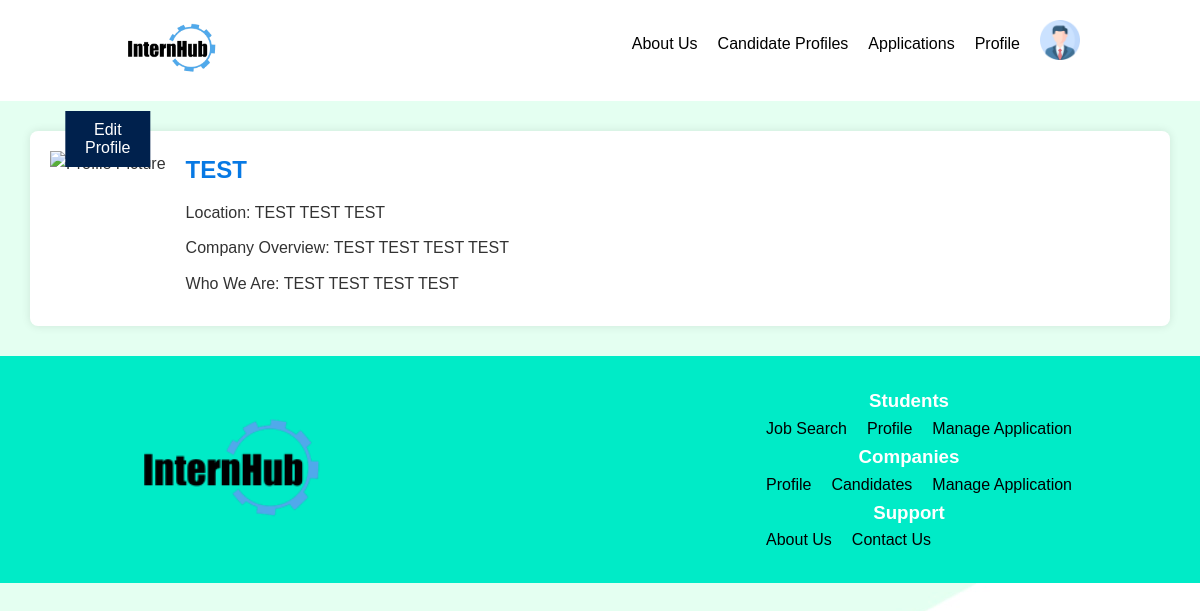
Screenshot of /InternHub/profile_company.php?id=1 with the database file from the repository.
### tables this page shows
CREATE TABLE `company_table` (
  `company_id` int(11) NOT NULL,
  `company_name` varchar(50) NOT NULL,
  `company_location` varchar(300) NOT NULL,
  `companyOverview` text NOT NULL,
  `whoWeAre` text NOT NULL,
  `profilePicture` varchar(255) NOT NULL
);

### InternHub/profile_company.php (the view, shortened to what this page needs)
<?php
$servername = "localhost";
$username = "root";
$password = "";
$dbname = "internhub_database";
$conn = new mysqli($servername, $username, $password, $dbname);
if (isset($_GET['id'])) {
    $company_id = $_GET['id'];
    $sql = "SELECT * FROM company_table WHERE company_id = $company_id";
    $result = $conn->query($sql);
    if ($result) {
        if ($result->num_rows > 0) {
            $row = $result->fetch_assoc();
            $companyName = $row['company_name'];
            $location = $row['company_location'];
            $companyOverview = $row['companyOverview'];
            $whoWeAre = $row['whoWeAre'];
        } else {
            $companyName = "Company not found";
            $location = "";
            $profilePicture = "";
            $companyOverview = "";
            $whoWeAre = "";
        }
    } else {
        echo "Error: " . $conn->error;
    }
} else {
    echo "Company ID not provided.";
}
?>
<!DOCTYPE html>
<html lang="en">
<head>
    <link rel="stylesheet" href="CSS/profile_company.css">
</head>
<body>
    <header>
        <div class="container">
            <img src="images/logo.png" alt="Job Seeker" class="logo">
            <nav>
                <ul>
                    <li><a href="aboutus_company.php">About Us</a></li>
                    <li><a href="findcandidate_company.php">Candidate Profiles</a></li>
                    <li><a href="manageapplication_company.php">Applications</a></li>
                    <li><a href="profile_company.php">Profile</a></li>
                    <div class="dropdown">
                        <a href="#" class="dropbtn"><img src="images/profile.png" alt="Profile" class="signin-img"></a>
                    </div>
                </ul>
            </nav>
        </div>
    </header>
    <div class="profile-container">
        <div class="profile-picture-container">
            <div class="button-container">
                <button class="edit-profile-button" onclick="window.location.href='editprofile_company.php?id=<?php echo $company_id; ?>'">Edit Profile</button>
            </div>
        </div>
        <div class="profile-details">
            <h2><?php echo $companyName; ?></h2>
            <p>Location: <?php echo $location; ?></p>
            <p>Company Overview: <?php echo $companyOverview; ?></p>
            <p>Who We Are: <?php echo $whoWeAre; ?></p>
        </div>
    </div>
    <footer>
        <div class="container">
            <div class="footer-content">
                <div class="footer-logo">
                    <img src="images/logo.png" alt="Job Seeker">
                </div>
                <nav class="footer-links">
                    <div class="footer-section">
                        <h3>Students</h3>
                        <ul>
                            <li><a href="findjob_notlogin.php">Job Search</a></li>
                            <li><a href="signin.php">Profile</a></li>
                            <li><a href="signin.php">Manage Application</a></li>
                        </ul>
                    </div>
                    <div class="footer-section">
                        <h3>Companies</h3>
                        <ul>
                            <li><a href="profile_company.php">Profile</a></li>
                            <li><a href="findcandidate_company.php">Candidates</a></li>
                            <li><a href="manageapplication_company.php">Manage Application</a></li>
                        </ul>
                    </div>
                    <div class="footer-section">
                        <h3>Support</h3>
                        <ul>
                            <li><a href="aboutus_company.php">About Us</a></li>
                            <li><a href="contactus_company.php">Contact Us</a></li>
                        </ul>
                    </div>
                </nav>
            </div>
        </div>
    </footer>
</body>
</html>

### InternHub/CSS/profile_company.css (style rules this page uses)
* { margin: 0; padding: 0; box-sizing: border-box; }
body { font-family: Arial, sans-serif; line-height: 1.6; background-color: #f4f4f4; color: #333; }
.container { width: 80%; margin: 0 auto; overflow: hidden; }
header { background: #FFFFFF; color: #000000; padding: 20px 0; }
.logo { width: 100px; }
nav { float: right; }
nav ul { list-style: none; display: flex; align-items: center; }
nav ul li { display: inline; margin-left: 20px; }
nav ul li a { color: #000; text-decoration: none; text-align: center; }
.signin-img { width: 60px; height: auto; padding-left: 20px; }
.dropdown { position: relative; }
body { background-image: url('images/background2.jpeg'); }
.profile-container { display: flex; justify-content: space-between; align-items: flex-start; margin: 30px; background: #fff; padding: 20px; border-radius: 8px; box-shadow: 0 0 10px rgba(0,0,0,0.1); }
.profile-picture-container { position: relative; }
.button-container { position: absolute; bottom: 10px; left: 50%; transform: translateX(-50%); }
.edit-profile-button { z-index: 10; cursor: pointer; display: block; background-color: #00214D; border: none; color: white; padding: 10px 20px; text-align: center; text-decoration: none; font-size: 16px; cursor: pointer; }
.profile-details { flex: 2; margin-left: 20px; }
.profile-details h2 { margin-bottom: 10px; color: #0779e4; }
.profile-details p { margin-bottom: 10px; }
footer { background: #00EBC7; color: #fff; padding: 30px 10px; text-align: center; }
.footer-content { display: flex; align-items: center; justify-content: space-between; }
.footer-logo img { width: 200px; margin-right: auto }

### rows the page displays
company_table: company_name "TEST", company_location "TEST TEST TEST", companyOverview "TEST TEST TEST TEST", whoWeAre "TEST TEST TEST TEST"
